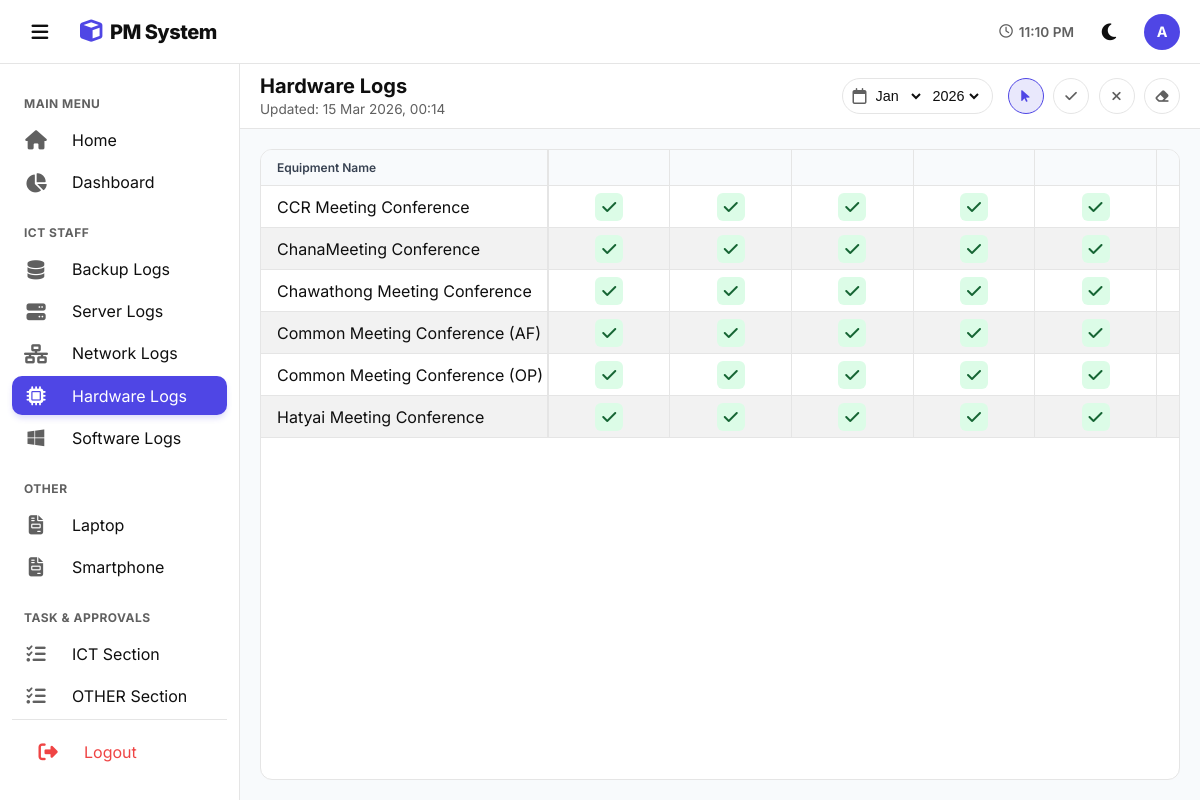
/Hardware_log/hardware.php?month=1&year=2026 (signed in), run on the app's committed database.
### tables this page shows
CREATE TABLE `custom_pages` (
  `id` int(11) NOT NULL,
  `page_name` varchar(255) NOT NULL,
  `created_at` timestamp NOT NULL DEFAULT current_timestamp()
);

CREATE TABLE `hardware_logs` (
  `id` int(11) NOT NULL,
  `equipment_name` varchar(255) DEFAULT NULL,
  `month` int(11) DEFAULT NULL,
  `year` int(11) DEFAULT 2026,
  `task_1` tinyint(1) DEFAULT NULL COMMENT 'Clean dust (6M)',
  `task_2` tinyint(1) DEFAULT NULL COMMENT 'Check cables and connections (6M)',
  `task_3` tinyint(1) DEFAULT NULL COMMENT 'Check battery health and lifespan (6M)',
  `task_4` tinyint(1) DEFAULT NULL COMMENT 'Check for hardware issues and software updates (6M)',
  `task_5` tinyint(1) DEFAULT NULL COMMENT 'Run disk cleanup and defragmentation (Y)',
  `task_6` tinyint(1) DEFAULT NULL COMMENT 'Clear temporary files, optimize disk (Y)',
  `task_7` tinyint(1) DEFAULT NULL COMMENT 'Update network device firmware (Y)',
  `last_updated` datetime DEFAULT NULL ON UPDATE current_timestamp(),
  `sub_by` varchar(100) DEFAULT NULL,
  `sub_at` datetime DEFAULT NULL,
  `sub_note` longtext DEFAULT NULL,
  `app_by` varchar(100) DEFAULT NULL,
  `app_at` datetime DEFAULT NULL,
  `app_comment` longtext DEFAULT NULL
);

### Hardware_log/hardware.php (the view, shortened to what this page needs)
<?php
$current_page = 'hardware';
$path = '../';
include '../db.php';
$TABLE_NAME = 'hardware_logs';
$PAGE_TITLE  = 'Hardware Logs';
$task_headers = [];
$q_task = $conn->query("SELECT * FROM master_tasks WHERE system_type='hardware' ORDER BY CAST(SUBSTRING(column_name, 6) AS UNSIGNED) ASC");
if ($q_task && $q_task->num_rows > 0) {
    while ($task_row = $q_task->fetch_assoc()) {
        $task_headers[$task_row['column_name']] = [
            'label' => $task_row['task_label'] . "<br><small>(" . $task_row['frequency'] . ")</small>",
            'freq'  => $task_row['frequency']
        ];
    }
} else {
    $task_headers['task_1'] = ['label' => 'Task 1<br><small>(Default)</small>', 'freq' => 'M'];
}
$cur_m = isset($_GET['month']) ? (int)$_GET['month'] : (int)date('m');
$cur_y = isset($_GET['year'])  ? (int)$_GET['year']  : (int)date('Y');
$years = range(2026, 2030);
$month_names = [1=>"Jan",2=>"Feb",3=>"Mar",4=>"Apr",5=>"May",6=>"June",7=>"Jul",8=>"Aug",9=>"Sep",10=>"Oct",11=>"Nov",12=>"Dec"];
$result = $conn->query("SELECT * FROM $TABLE_NAME WHERE month=$cur_m AND year=$cur_y ORDER BY equipment_name ASC");
$table_data  = [];
if ($res = $result) {
    while ($r = $res->fetch_assoc()) {
        $table_data[] = $r;
    }
}
$q_time = $conn->query("SELECT MAX(last_updated) as latest FROM $TABLE_NAME WHERE month=$cur_m AND year=$cur_y");
$r_time = $q_time->fetch_assoc();
$global_last_update = $r_time['latest'] ? date('d M Y, H:i', strtotime($r_time['latest'])) : '-';
?>
<!DOCTYPE html>
<html lang="en">
<head>
    <link rel="stylesheet" href="https://cdnjs.cloudflare.com/ajax/libs/font-awesome/6.4.0/css/all.min.css">
    <link rel="stylesheet" href="../css/layout.css">
    <link rel="stylesheet" href="../Hardware_log/css/hardware.css">
    <link rel="stylesheet" href="../css/theme.css">
</head>
<body>
    <?php include '../components/header_nav.php'; ?>
    <main class="main">
        <div class="controls-bar">
            <div class="page-head"><h1><?=$PAGE_TITLE?></h1><small>Updated: <span id="lastUpd"><?=$global_last_update?></span></small></div>
            <div class="filters">
                <form method="GET" class="picker">
                    <i class="fa-regular fa-calendar" style="color:var(--text-sub)"></i>
                    <select name="month" onchange="this.form.submit()"><?php foreach($month_names as $n=>$mn) echo "<option value='$n' ".($n==$cur_m?'selected':'').">$mn</option>"; ?></select>
                    <select name="year"  onchange="this.form.submit()"><?php foreach($years as $yr) echo "<option value='$yr' ".($yr==$cur_y?'selected':'').">$yr</option>"; ?></select>
                </form>
                <div class="actions">
                    <button class="active-view" onclick="setTool('safe',this)"><i class="fa-solid fa-arrow-pointer"></i></button>
                    <button onclick="setTool(1,this)"><i class="fa-solid fa-check"></i></button>
                    <button onclick="setTool(0,this)"><i class="fa-solid fa-xmark"></i></button>
                    <button onclick="setTool(null,this)"><i class="fa-solid fa-eraser"></i></button>
                </div>
            </div>
        </div>
        <div class="table-wrap">
            <div class="table-card">
                <div class="scroll-area" id="scrollBox">
                    <table id="tbl">
                        <thead>
                            <tr>
                                <th class="sticky-col">Equipment Name</th>
                                <?php foreach($task_headers as $k => $t):
                                    $is_due = false;
                                ?>
                                    <th class="<?=$is_due?'th-due':''?>" ondblclick="fillCol('<?=$k?>')" style="cursor:pointer; min-width:120px;"><?=$t['label']?></th>
                                <?php endforeach; ?>
                            </tr>
                        </thead>
                        <tbody>
                            <?php if(!empty($table_data)): foreach($table_data as $log):
                                $name = $log['equipment_name'];
                            ?>
                            <tr>
                                <td class="sticky-col"><?=$name?></td>
                                <?php foreach($task_headers as $k => $v):
                                    $val  = isset($log[$k]) ? $log[$k] : null;
                                    $cls  = ($val==='1'||$val===1) ? 'st-ok'  : (($val==='0'||$val===0) ? 'st-fail' : 'st-null');
                                    $icon = ($val==='1'||$val===1) ? '<i class="fa-solid fa-check"></i>' : (($val==='0'||$val===0) ? '<i class="fa-solid fa-xmark"></i>' : '');
                                    $dval = ($val === null) ? 'null' : $val;
                                ?>
                                    <td class="c-wrap" data-sys="<?=$name?>" data-col="<?=$k?>" data-val="<?=$dval?>"><div class="cell-btn <?=$cls?>"><?=$icon?></div></td>
                                <?php endforeach; ?>
                            </tr>
                            <?php endforeach; else: ?>
                            <tr><td colspan="<?=count($task_headers)+2?>" style="text-align:center;padding:30px;color:var(--text-sub)">ไม่พบข้อมูล</td></tr>
                            <?php endif; ?>
                        </tbody>
                    </table>
                </div>
            </div>
        </div>
    </main>
</body>
</html>

### components/header_nav.php (shortened to what this page needs)
<?php
$p = isset($path) ? $path : '../';
$current_page = isset($current_page) ? $current_page : '';
?>
<header class="header">
    <div class="header-left">
        <button class="menu-btn" id="toggleBtn" onclick="toggleSidebar()">
            <i class="fa-solid fa-bars"></i>
        </button>
        <div class="logo">
            <i class="fa-solid fa-cube"></i> PM System
        </div>
    </div>
    <div class="header-right" style="display:flex;align-items:center;gap:15px">
        <span style="font-size:0.85rem; font-weight:600; color:var(--text-sub); display:flex; align-items:center; gap:6px;">
            <i class="fa-regular fa-clock"></i> <span id="clock">--:--</span>
        </span>
        <button class="menu-btn" id="themeBtn" onclick="toggleTheme()">
        </button>
        <div style="width:36px; height:36px; background:var(--primary); border-radius:50%; color:white; display:flex; align-items:center; justify-content:center; font-weight:700; font-size:0.9rem;">
            <?=strtoupper(substr($_SESSION['username'] ?? 'U', 0, 1))?>
        </div>
    </div>
</header>
<nav class="sidebar" id="sidebar">
    <div class="nav">
        <div class="nav-title">Main Menu</div>
        <a href="<?=$p?>index.php" class="nav-link <?=($current_page=='home')?'active':''?>">
            <i class="fa-solid fa-house"></i> <span>Home</span>
        </a>
        <a href="<?=$p?>dashboard.php" class="nav-link <?=($current_page=='dashboard')?'active':''?>">
            <i class="fa-solid fa-chart-pie"></i> <span>Dashboard</span>
        </a>
        <div class="nav-title">ICT STAFF</div>
        <a href="<?=$p?>Backup_log/backup.php" class="nav-link <?=($current_page=='backup')?'active':''?>">
            <i class="fa-solid fa-database"></i> <span>Backup Logs</span>
        </a>
        <a href="<?=$p?>Server_log/server.php" class="nav-link <?=($current_page=='server')?'active':''?>">
            <i class="fa-solid fa-server"></i> <span>Server Logs</span>
        </a>
        <a href="<?=$p?>Network_log/network.php" class="nav-link <?=($current_page=='network')?'active':''?>">
            <i class="fa-solid fa-network-wired"></i> <span>Network Logs</span>
        </a>
        <a href="<?=$p?>Hardware_log/hardware.php" class="nav-link <?=($current_page=='hardware')?'active':''?>">
            <i class="fa-solid fa-microchip"></i> <span>Hardware Logs</span>
        </a>
        <a href="<?=$p?>Software_log/software.php" class="nav-link <?=($current_page=='software')?'active':''?>">
            <i class="fa-brands fa-windows"></i> <span>Software Logs</span>
        </a>
        <div class="nav-title">OTHER</div>
        <?php
        $nav_pages = $conn->query("SELECT * FROM custom_pages ORDER BY id ASC");
        $is_on_custom_view = (basename($_SERVER['PHP_SELF']) == 'custom_page_view.php');
        while($np = $nav_pages->fetch_assoc()):
            $is_active = ($is_on_custom_view && isset($_GET['id']) && $_GET['id'] == $np['id']) ? 'active' : '';
        ?>
        <a href="<?=$p?>Custom_page/custom_page_view.php?id=<?=$np['id']?>" class="nav-link <?=$is_active?>">
            <i class="fa-solid fa-file-invoice"></i> <span><?=$np['page_name']?></span>
        </a>
        <?php endwhile; ?>
        <div class="nav-title">Task & Approvals</div>
        <a href="<?=$p?>Workflow/workflow_mgmt.php" class="nav-link <?=($current_page=='workflow')?'active':''?>">
            <i class="fa-solid fa-tasks"></i> <span>ICT Section</span>
        </a>
        <a href="<?=$p?>Workflow/workflow_other.php" class="nav-link <?=($current_page=='workflow')?'active':''?>">
            <i class="fa-solid fa-tasks"></i> <span>OTHER Section</span>
        </a>
        <div class="nav-bottom">
            <a href="<?=$p?>login/logout.php" class="nav-link logout-link">
                <i class="fa-solid fa-right-from-bracket"></i>
                <span>Logout</span>
            </a>
        </div>
    </div>
</nav>

### css/layout.css (style rules this page uses)
:root { --primary: #4f46e5; --primary-soft: #4f46e520; --bg-body: #f1f5f9; --bg-card: #ffffff; --bg-side: #ffffff; --text-main: #0f172a; --text-sub: #64748b; --border: #e2e8f0; --hover: #f8fafc; --sb-w: 240px; --sb-w-mini: 72px; --header-h: 64px; --th-bg: #f2f2f2; --th-text: #374151; --h-row-1: 38px; --h-row-2: 32px; --zebra-bg: #f2f2f2; }
body { font-family: 'Inter', 'Prompt', sans-serif; background: var(--bg-body); color: var(--text-main); margin: 0; display: flex; height: 100vh; overflow: hidden; transition: background 0.3s, color 0.3s; }
* { box-sizing: border-box; outline: none; }
.sidebar { width: var(--sb-w); background: var(--bg-side); display: flex; flex-direction: column; position: fixed; top: 0; bottom: 0; left: 0; z-index: 500; padding-top: var(--header-h); transition: width 0.3s cubic-bezier(0.4, 0, 0.2, 1); border-right: 1px solid var(--border); }
.nav { padding: 12px; overflow-y: auto; flex: 1; display: flex; flex-direction: column; }
.nav-link { display: flex; align-items: center; padding: 10px 12px; height: 40px; color: var(--text-main); text-decoration: none; border-radius: 10px; margin-bottom: 4px; white-space: nowrap; overflow: hidden; transition: 0.2s; }
.nav-link.active { background: var(--primary); color: white; box-shadow: 0 4px 6px -1px rgba(79, 70, 229, 0.2); }
.nav-link.active i { color: white; }
.nav-link i { min-width: 24px; margin-right: 24px; text-align: center; font-size: 1.2rem; color: var(--text-sub); transition: 0.2s; }
.nav-title { font-size: 0.75rem; font-weight: 700; color: var(--text-sub); margin: 20px 12px 10px; text-transform: uppercase; letter-spacing: 0.5px; }
.nav-bottom { margin-top: auto; padding: 12px; border-top: 1px solid var(--border); }
.logout-link { color: #ef4444 !important; }
.logout-link i { color: #ef4444 !important; }
.header { position: fixed; top: 0; left: 0; right: 0; height: var(--header-h); background: var(--bg-side); display: flex; align-items: center; justify-content: space-between; padding: 0 20px; border-bottom: 1px solid var(--border); z-index: 600; }
.header-left { display: flex; align-items: center; gap: 20px; }
.main { margin-top: var(--header-h); margin-left: var(--sb-w); flex: 1; display: flex; flex-direction: column; transition: margin-left 0.3s cubic-bezier(0.4, 0, 0.2, 1); height: calc(100vh - var(--header-h)); overflow: hidden; min-width: 0; }
.menu-btn { background: none; border: none; font-size: 1.2rem; padding: 8px; border-radius: 50%; cursor: pointer; color: var(--text-main); width: 40px; height: 40px; display: flex; align-items: center; justify-content: center; transition: 0.2s; }
.logo { display: flex; align-items: center; gap: 8px; font-weight: 800; font-size: 1.25rem; letter-spacing: -0.5px; color: var(--text-main); }
.logo i { color: var(--primary); font-size: 1.4rem; }
html { scrollbar-width: thin; scrollbar-color: #cbd5e1 var(--bg-body); }
tbody tr:nth-child(even) td { background-color: var(--zebra-bg) !important; }
tbody tr:nth-child(even) td.sticky-col { background-color: var(--zebra-bg) !important; background-image: none !important; }
tbody tr:nth-child(odd) td { background-color: var(--bg-card) !important; }
tbody tr:nth-child(odd) td.sticky-col { background-color: var(--bg-card) !important; }

### css/theme.css (style rules this page uses)
:root { --primary: #4f46e5; --primary-light: #e0e7ff; --primary-soft: #4f46e520; --bg-body: #f8fafc; --bg-card: #ffffff; --text-main: #0f0f0f; --text-sub: #606060; --border: #e5e5e5; --hover: #f1f5f9; --th-bg: #f8fafc; --th-text: #374151; --input-bg: #ffffff; --row-hover-bg: #c7d2fe; --row-hover-text: #1e1b4b; }
body { font-family: 'Inter', 'Prompt', sans-serif; background-color: var(--bg-body); color: var(--text-main); transition: background-color 0.2s ease, color 0.2s ease; }

### data on the page
custom_pages: page_name "Laptop"
custom_pages: page_name "Smartphone"
hardware_logs: equipment_name "CCR Meeting Conference", task_1 1 (drawn), task_2 1 (drawn), task_3 1 (drawn), task_4 1 (drawn), task_5 1 (drawn)
hardware_logs: equipment_name "ChanaMeeting Conference", task_1 1 (drawn), task_2 1 (drawn), task_3 1 (drawn), task_4 1 (drawn), task_5 1 (drawn)
hardware_logs: equipment_name "Chawathong Meeting Conference", task_1 1 (drawn), task_2 1 (drawn), task_3 1 (drawn), task_4 1 (drawn), task_5 1 (drawn)
hardware_logs: equipment_name "Common Meeting Conference (AF)", task_1 1 (drawn), task_2 1 (drawn), task_3 1 (drawn), task_4 1 (drawn), task_5 1 (drawn)
hardware_logs: equipment_name "Common Meeting Conference (OP)", task_1 1 (drawn), task_2 1 (drawn), task_3 1 (drawn), task_4 1 (drawn), task_5 1 (drawn)
hardware_logs: equipment_name "Hatyai Meeting Conference", task_1 1 (drawn), task_2 1 (drawn), task_3 1 (drawn), task_4 1 (drawn), task_5 1 (drawn)

### other printed values
substr($_SESSION['username'] ?? 'U', 0, 1) "A"
$PAGE_TITLE "Hardware Logs"
$global_last_update "15 Mar 2026, 00:14"
form field month "Jan"
form field year "2026"
